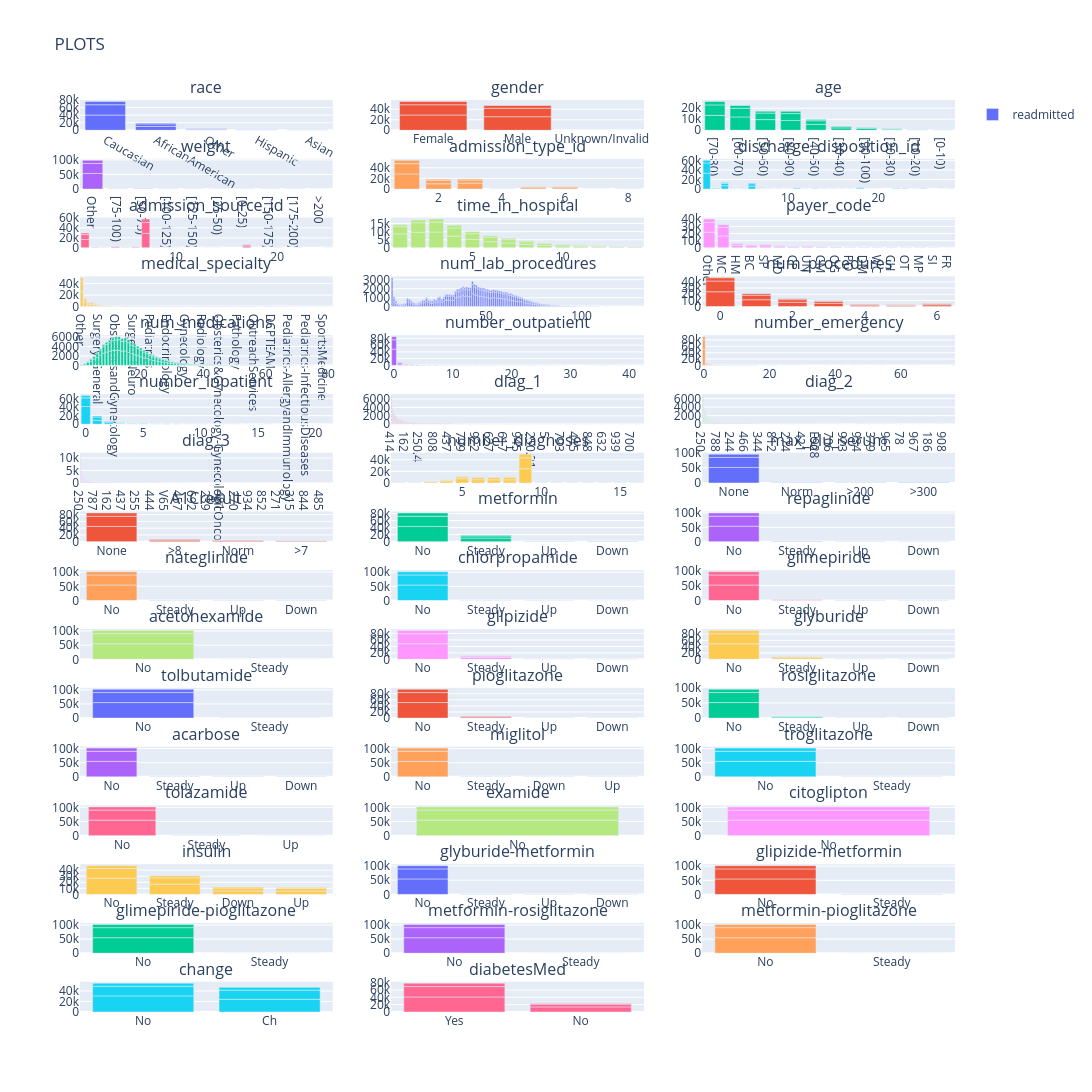

Source (notebook cell):
### Code cell
fig.update_layout(height=4000, width= 1200, title_text = "PLOTS")
fig.show()

### Figure 1 — Plotly figure (JSON) as saved in the notebook; plotly's stock layout.template omitted (floating-point values rounded to 4 significant figures; data arrays with more than 128 entries replaced by an {"elided": "..."} marker saying what was removed)
{"data": [{"alignmentgroup": "readmitted", "legendgroup": "readmitted", "name": "readmitted", "showlegend": true, "type": "bar", "x": ["Caucasian", "Caucasian", "AfricanAmerican", "Caucasian", "AfricanAmerican", "Other", "AfricanAmerican", "Hispanic", "Other", "Hispanic", "Asian", "Other", "Hispanic", "Asian", "Asian"], "xaxis": "x", "y": [40383, 27124, 10421, 8592, 6634, 2462, 2155, 1183, 984, 642, 415, 333, 212, 161, 65], "yaxis": "y"}, {"alignmentgroup": "readmitted", "legendgroup": "readmitted", "name": "readmitted", "showlegend": false, "type": "bar", "x": ["Female", "Male", "Female", "Male", "Female", "Male", "Unknown/Invalid"], "xaxis": "x2", "y": [29038, 25823, 19518, 16027, 6152, 5205, 3], "yaxis": "y2"}, {"alignmentgroup": "readmitted", "legendgroup": "readmitted", "name": "readmitted", "showlegend": false, "type": "bar", "x": ["[70-80)", "[60-70)", "[50-60)", "[70-80)", "[80-90)", "[60-70)", "[80-90)", "[50-60)", "[40-50)", "[40-50)", "[70-80)", "[60-70)", "[30-40)", "[80-90)", "[90-100)", "[50-60)", "[30-40)", "[40-50)", "[20-30)", "[90-100)", "[20-30)", "[10-20)", "[30-40)", "[90-100)", "[20-30)", "[10-20)", "[0-10)", "[10-20)", "[0-10)", "[0-10)"], "xaxis": "x3", "y": [13524, 12084, 9671, 9475, 8896, 7897, 6223, 5917, 5380, 3278, 3069, 2502, 2164, 2078, 1675, 1668, 1187, 1027, 911, 808, 510, 427, 424, 310, 236, 224, 132, 40, 26, 3], "yaxis": "y3"}, {"alignmentgroup": "readmitted", "legendgroup": "readmitted", "name": "readmitted", "showlegend": false, "type": "bar", "x": ["Other", "Other", "Other", "[75-100)", "[75-100)", "[50-75)", "[50-75)", "[100-125)", "[100-125)", "[75-100)", "[50-75)", "[125-150)", "[100-125)", "[125-150)", "[25-50)", "[25-50)", "[0-25)", "[150-175)", "[150-175)", "[125-150)", "[0-25)", "[25-50)", "[0-25)", "[175-200)", "[175-200)", "[150-175)", ">200", "[175-200)"], "xaxis": "x4", "y": [53534, 34035, 11000, 663, 520, 403, 389, 292, 266, 153, 105, 69, 67, 64, 47, 42, 31, 16, 16, 12, 9, 8, 8, 5, 5, 3, 3, 1], "yaxis": "y4"}, {"alignmentgroup": "readmitted", "legendgroup": "readmitted", "name": "readmitted", "showlegend": false, "type": "bar", "x": [1, 1, 3, 2, 2, 1, 3, 5, 6, 6, 2, 3, 5, 6, 5, 8, 8, 8, 7, 4, 4, 4], "xaxis": "x5", "y": [28460, 19309, 11162, 9962, 6452, 6221, 5746, 2569, 2474, 2231, 2066, 1961, 1721, 586, 495, 209, 84, 27, 21, 7, 2, 1], "yaxis": "y5"}, {"alignmentgroup": "readmitted", "legendgroup": "readmitted", "name": "readmitted", "showlegend": false, "type": "bar", "x": [1, 1, 3, 6, 1, 6, 3, 18, 3, 11, 6, 2, 18, 22, 2, 5, 22, 25, 22, 18, 4, 25, 5, 13, 2, 14, 7, 4, 5, 23, 7, 23, 4, 25, 7, 8, 28, 28, 8, 13, 28, 23, 15, 24, 14, 13, 15, 15, 24, 8, 9, 17, 9, 19, 24, 14, 16, 17, 16, 27, 10, 9, 10, 12, 20, 12, 27], "xaxis": "x6", "y": [33115, 21517, 6992, 5902, 5602, 5362, 4916, 2205, 2046, 1642, 1638, 1118, 1027, 922, 668, 587, 552, 521, 519, 459, 433, 376, 350, 344, 342, 341, 312, 278, 247, 238, 221, 144, 104, 92, 90, 55, 54, 51, 38, 36, 34, 30, 28, 25, 24, 19, 18, 17, 16, 15, 10, 9, 9, 8, 7, 7, 6, 5, 5, 4, 4, 2, 2, 2, 2, 1, 1], "yaxis": "y6"}, {"alignmentgroup": "readmitted", "legendgroup": "readmitted", "name": "readmitted", "showlegend": false, "type": "bar", "x": [7, 7, 1, 1, 7, 17, 1, 17, 4, 6, 17, 2, 4, 5, 6, 2, 4, 5, 6, 2, 5, 3, 9, 20, 20, 3, 3, 20, 9, 9, 8, 22, 10, 8, 22, 22, 8, 14, 11, 10, 25, 13], "xaxis": "x7", "y": [29107, 21667, 16795, 9640, 6720, 3617, 3130, 2458, 2206, 1654, 706, 683, 672, 518, 398, 310, 309, 236, 212, 111, 101, 100, 96, 81, 58, 58, 29, 22, 16, 13, 10, 7, 6, 4, 3, 2, 2, 2, 2, 2, 2, 1], "yaxis": "y7"}, {"alignmentgroup": "readmitted", "legendgroup": "readmitted", "name": "readmitted", "showlegend": false, "type": "bar", "x": [3, 2, 1, 4, 3, 2, 5, 4, 1, 6, 5, 7, 6, 8, 7, 3, 2, 4, 8, 9, 5, 10, 1, 9, 11, 6, 10, 7, 12, 11, 13, 8, 14, 12, 13, 9, 14, 10, 11, 12, 13, 14], "xaxis": "x8", "y": [9777, 9593, 8575, 7216, 6085, 5919, 5181, 5064, 4471, 3835, 3586, 2984, 2755, 2177, 2123, 1894, 1712, 1644, 1589, 1491, 1199, 1168, 1162, 1099, 961, 949, 838, 752, 737, 699, 640, 625, 529, 518, 421, 412, 378, 336, 195, 193, 149, 135], "yaxis": "y8"}, {"alignmentgroup": "readmitted", "legendgroup": "readmitted", "name": "readmitted", "showlegend": false, "type": "bar", "x": ["Other", "MC", "Other", "MC", "Other", "MC", "HM", "BC", "SP", "HM", "SP", "MD", "CP", "UN", "BC", "MD", "CM", "CP", "UN", "CM", "HM", "OG", "SP", "BC", "MD", "PO", "OG", "DM", "UN", "DM", "CP", "CM", "PO", "OG", "WC", "CH", "DM", "OT", "PO", "MP", "OT", "CH", "SI", "MP", "WC", "SI", "CH", "MP", "SI", "OT", "WC", "FR"], "xaxis": "x9", "y": [21801, 16647, 13828, 11982, 4627, 3810, 3310, 2928, 2628, 2320, 1869, 1857, 1538, 1525, 1301, 1259, 1078, 781, 696, 661, 644, 564, 510, 426, 416, 404, 333, 265, 227, 220, 214, 198, 144, 136, 106, 100, 64, 50, 44, 39, 38, 33, 31, 31, 24, 17, 13, 9, 7, 7, 5, 1], "yaxis": "y9"}, {"alignmentgroup": "readmitted", "legendgroup": "readmitted", "name": "readmitted", "showlegend": false, "type": "bar", "x": {"elided": "191 str values"}, "xaxis": "x10", "y": {"elided": "191 int values"}, "yaxis": "y10"}, {"alignmentgroup": "readmitted", "legendgroup": "readmitted", "name": "readmitted", "showlegend": false, "type": "bar", "x": {"elided": "332 int values"}, "xaxis": "x11", "y": {"elided": "332 int values"}, "yaxis": "y11"}, {"alignmentgroup": "readmitted", "legendgroup": "readmitted", "name": "readmitted", "showlegend": false, "type": "bar", "x": [0, 0, 1, 2, 1, 3, 0, 2, 3, 6, 1, 4, 5, 6, 2, 4, 3, 5, 6, 4, 5], "xaxis": "x12", "y": [24136, 17348, 11184, 7076, 7026, 5435, 5168, 4219, 2999, 2909, 2532, 2340, 1784, 1570, 1422, 1379, 1009, 1004, 475, 461, 290], "yaxis": "y12"}, {"alignmentgroup": "readmitted", "legendgroup": "readmitted", "name": "readmitted", "showlegend": false, "type": "bar", "x": {"elided": "210 int values"}, "xaxis": "x13", "y": {"elided": "210 int values"}, "yaxis": "y13"}, {"alignmentgroup": "readmitted", "legendgroup": "readmitted", "name": "readmitted", "showlegend": false, "type": "bar", "x": [0, 0, 0, 1, 1, 2, 2, 1, 3, 3, 2, 4, 4, 3, 5, 5, 4, 6, 6, 7, 5, 8, 7, 6, 8, 9, 10, 9, 7, 11, 10, 14, 12, 15, 13, 9, 11, 13, 12, 16, 16, 12, 13, 14, 11, 10, 14, 8, 22, 17, 20, 18, 21, 15, 17, 27, 20, 21, 24, 19, 33, 15, 34, 35, 35, 37, 36, 36, 29, 38, 39, 40, 29, 26, 28, 26, 18, 25, 25, 24, 23, 23, 22, 17, 19, 42], "xaxis": "x14", "y": [47912, 28039, 9076, 3714, 3643, 1666, 1434, 1190, 922, 869, 494, 480, 453, 251, 243, 227, 166, 154, 109, 83, 63, 53, 48, 40, 40, 38, 35, 32, 24, 24, 17, 17, 15, 14, 14, 13, 12, 11, 9, 8, 7, 6, 6, 6, 6, 5, 5, 5, 4, 4, 4, 4, 4, 4, 3, 3, 3, 3, 2, 2, 2, 2, 1, 1, 1, 1, 1, 1, 1, 1, 1, 1, 1, 1, 1, 1, 1, 1, 1, 1, 1, 1, 1, 1, 1, 1], "yaxis": "y14"}, {"alignmentgroup": "readmitted", "legendgroup": "readmitted", "name": "readmitted", "showlegend": false, "type": "bar", "x": [0, 0, 0, 1, 1, 1, 2, 2, 3, 2, 3, 4, 3, 4, 5, 4, 6, 5, 7, 5, 8, 10, 6, 7, 9, 8, 11, 6, 9, 10, 8, 13, 7, 12, 11, 13, 18, 11, 9, 22, 22, 25, 16, 20, 19, 19, 12, 12, 16, 15, 14, 16, 64, 63, 54, 46, 42, 37, 29, 28, 13, 24, 18, 21, 21, 20, 20, 14, 15, 76], "xaxis": "x15", "y": [50710, 30206, 9467, 3450, 3125, 1102, 997, 672, 374, 373, 204, 190, 147, 115, 107, 69, 57, 47, 47, 38, 25, 22, 22, 19, 18, 16, 15, 15, 12, 12, 9, 7, 7, 6, 5, 4, 4, 3, 3, 3, 3, 2, 2, 2, 2, 2, 2, 2, 2, 2, 2, 1, 1, 1, 1, 1, 1, 1, 1, 1, 1, 1, 1, 1, 1, 1, 1, 1, 1, 1], "yaxis": "y15"}, {"alignmentgroup": "readmitted", "legendgroup": "readmitted", "name": "readmitted", "showlegend": false, "type": "bar", "x": [0, 0, 1, 1, 0, 2, 2, 1, 3, 2, 3, 4, 3, 4, 5, 4, 5, 6, 6, 5, 7, 7, 6, 8, 8, 7, 9, 9, 11, 10, 10, 12, 11, 8, 12, 9, 13, 10, 15, 13, 14, 14, 12, 13, 16, 16, 16, 17, 18, 19, 19, 21], "xaxis": "x16", "y": [41596, 20328, 8831, 8167, 5706, 3594, 2653, 2523, 1686, 1319, 1033, 821, 692, 418, 395, 383, 255, 238, 166, 162, 122, 95, 76, 70, 67, 51, 51, 47, 33, 26, 26, 17, 16, 14, 13, 13, 10, 9, 9, 8, 6, 4, 4, 2, 2, 2, 2, 1, 1, 1, 1, 1], "yaxis": "y16"}, {"alignmentgroup": "readmitted", "legendgroup": "readmitted", "name": "readmitted", "showlegend": false, "type": "bar", "x": {"elided": "1695 str values"}, "xaxis": "x17", "y": {"elided": "1695 int values"}, "yaxis": "y17"}, {"alignmentgroup": "readmitted", "legendgroup": "readmitted", "name": "readmitted", "showlegend": false, "type": "bar", "x": {"elided": "1699 str values"}, "xaxis": "x18", "y": {"elided": "1699 int values"}, "yaxis": "y18"}, {"alignmentgroup": "readmitted", "legendgroup": "readmitted", "name": "readmitted", "showlegend": false, "type": "bar", "x": {"elided": "1804 str values"}, "xaxis": "x19", "y": {"elided": "1804 int values"}, "yaxis": "y19"}, {"alignmentgroup": "readmitted", "legendgroup": "readmitted", "name": "readmitted", "showlegend": false, "type": "bar", "x": [9, 9, 5, 9, 6, 8, 7, 8, 7, 4, 6, 5, 3, 4, 8, 7, 6, 5, 3, 2, 4, 2, 3, 1, 2, 1, 16, 16, 1, 10, 13, 13, 12, 10, 11, 15, 16, 11, 12, 13, 14, 14, 15, 11, 10, 15, 12, 14], "xaxis": "x20", "y": [24448, 18901, 7354, 6125, 5706, 5564, 5542, 3798, 3732, 3474, 3397, 2996, 1863, 1606, 1254, 1119, 1058, 1043, 763, 687, 457, 274, 209, 167, 62, 39, 27, 14, 13, 9, 7, 6, 5, 5, 5, 5, 4, 3, 3, 3, 3, 3, 3, 3, 3, 2, 1, 1], "yaxis": "y20"}, {"alignmentgroup": "readmitted", "legendgroup": "readmitted", "name": "readmitted", "showlegend": false, "type": "bar", "x": ["None", "None", "None", "Norm", "Norm", ">200", ">300", ">200", ">300", "Norm", ">200", ">300"], "xaxis": "x21", "y": [52115, 33609, 10696, 1417, 885, 770, 562, 530, 521, 295, 185, 181], "yaxis": "y21"}, {"alignmentgroup": "readmitted", "legendgroup": "readmitted", "name": "readmitted", "showlegend": false, "type": "bar", "x": ["None", "None", "None", ">8", "Norm", ">8", ">7", "Norm", ">7", ">8", "Norm", ">7"], "xaxis": "x22", "y": [45322, 29745, 9681, 4504, 2909, 2901, 2129, 1599, 1300, 811, 482, 383], "yaxis": "y22"}, {"alignmentgroup": "readmitted", "legendgroup": "readmitted", "name": "readmitted", "showlegend": false, "type": "bar", "x": ["No", "No", "Steady", "No", "Steady", "Steady", "Up", "Up", "Down", "Down", "Up", "Down"], "xaxis": "x23", "y": [43521, 28839, 10395, 9418, 6169, 1782, 632, 347, 316, 190, 88, 69], "yaxis": "y23"}, {"alignmentgroup": "readmitted", "legendgroup": "readmitted", "name": "readmitted", "showlegend": false, "type": "bar", "x": ["No", "No", "No", "Steady", "Steady", "Steady", "Up", "Up", "Down", "Up", "Down", "Down"], "xaxis": "x24", "y": [54170, 34905, 11152, 614, 588, 182, 57, 33, 23, 20, 19, 3], "yaxis": "y24"}, {"alignmentgroup": "readmitted", "legendgroup": "readmitted", "name": "readmitted", "showlegend": false, "type": "bar", "x": ["No", "No", "No", "Steady", "Steady", "Steady", "Up", "Up", "Down", "Down", "Down", "Up"], "xaxis": "x25", "y": [54503, 35283, 11277, 342, 248, 78, 13, 10, 6, 4, 1, 1], "yaxis": "y25"}, {"alignmentgroup": "readmitted", "legendgroup": "readmitted", "name": "readmitted", "showlegend": false, "type": "bar", "x": ["No", "No", "No", "Steady", "Steady", "Steady", "Up", "Down", "Up"], "xaxis": "x26", "y": [54817, 35511, 11352, 45, 29, 5, 5, 1, 1], "yaxis": "y26"}, {"alignmentgroup": "readmitted", "legendgroup": "readmitted", "name": "readmitted", "showlegend": false, "type": "bar", "x": ["No", "No", "No", "Steady", "Steady", "Steady", "Up", "Up", "Down", "Down", "Up", "Down"], "xaxis": "x27", "y": [52110, 33638, 10827, 2465, 1737, 468, 188, 102, 101, 68, 37, 25], "yaxis": "y27"}, {"alignmentgroup": "readmitted", "legendgroup": "readmitted", "name": "readmitted", "showlegend": false, "type": "bar", "x": ["No", "No", "No", "Steady"], "xaxis": "x28", "y": [54864, 35544, 11357, 1], "yaxis": "y28"}, {"alignmentgroup": "readmitted", "legendgroup": "readmitted", "name": "readmitted", "showlegend": false, "type": "bar", "x": ["No", "No", "No", "Steady", "Steady", "Steady", "Up", "Up", "Down", "Down", "Up", "Down"], "xaxis": "x29", "y": [48360, 30815, 9905, 5855, 4233, 1268, 385, 286, 264, 211, 99, 85], "yaxis": "y29"}, {"alignmentgroup": "readmitted", "legendgroup": "readmitted", "name": "readmitted", "showlegend": false, "type": "bar", "x": ["No", "No", "No", "Steady", "Steady", "Steady", "Up", "Down", "Up", "Down", "Up", "Down"], "xaxis": "x30", "y": [49064, 31827, 10225, 5058, 3221, 995, 453, 289, 274, 223, 85, 52], "yaxis": "y30"}, {"alignmentgroup": "readmitted", "legendgroup": "readmitted", "name": "readmitted", "showlegend": false, "type": "bar", "x": ["No", "No", "No", "Steady", "Steady", "Steady"], "xaxis": "x31", "y": [54849, 35538, 11356, 15, 7, 1], "yaxis": "y31"}, {"alignmentgroup": "readmitted", "legendgroup": "readmitted", "name": "readmitted", "showlegend": false, "type": "bar", "x": ["No", "No", "No", "Steady", "Steady", "Steady", "Up", "Up", "Down", "Down", "Up", "Down"], "xaxis": "x32", "y": [51067, 32788, 10583, 3629, 2620, 727, 113, 92, 55, 45, 29, 18], "yaxis": "y32"}, {"alignmentgroup": "readmitted", "legendgroup": "readmitted", "name": "readmitted", "showlegend": false, "type": "bar", "x": ["No", "No", "No", "Steady", "Steady", "Steady", "Up", "Down", "Up", "Down", "Up", "Down"], "xaxis": "x33", "y": [51573, 33136, 10692, 3124, 2335, 641, 107, 60, 52, 22, 19, 5], "yaxis": "y33"}, {"alignmentgroup": "readmitted", "legendgroup": "readmitted", "name": "readmitted", "showlegend": false, "type": "bar", "x": ["No", "No", "No", "Steady", "Steady", "Steady", "Up", "Up", "Up", "Down", "Down", "Down"], "xaxis": "x34", "y": [54739, 35390, 11329, 150, 120, 25, 4, 4, 2, 1, 1, 1], "yaxis": "y34"}, {"alignmentgroup": "readmitted", "legendgroup": "readmitted", "name": "readmitted", "showlegend": false, "type": "bar", "x": ["No", "No", "No", "Steady", "Steady", "Down", "Down", "Steady", "Up", "Up"], "xaxis": "x35", "y": [54850, 35525, 11353, 16, 13, 3, 2, 2, 1, 1], "yaxis": "y35"}, {"alignmentgroup": "readmitted", "legendgroup": "readmitted", "name": "readmitted", "showlegend": false, "type": "bar", "x": ["No", "No", "No", "Steady", "Steady"], "xaxis": "x36", "y": [54863, 35543, 11357, 2, 1], "yaxis": "y36"}, {"alignmentgroup": "readmitted", "legendgroup": "readmitted", "name": "readmitted", "showlegend": false, "type": "bar", "x": ["No", "No", "No", "Steady", "Steady", "Steady", "Up"], "xaxis": "x37", "y": [54838, 35535, 11354, 26, 9, 3, 1], "yaxis": "y37"}, {"alignmentgroup": "readmitted", "legendgroup": "readmitted", "name": "readmitted", "showlegend": false, "type": "bar", "x": ["No", "No", "No"], "xaxis": "x38", "y": [54864, 35545, 11357], "yaxis": "y38"}, {"alignmentgroup": "readmitted", "legendgroup": "readmitted", "name": "readmitted", "showlegend": false, "type": "bar", "x": ["No", "No", "No"], "xaxis": "x39", "y": [54864, 35545, 11357], "yaxis": "y39"}, {"alignmentgroup": "readmitted", "legendgroup": "readmitted", "name": "readmitted", "showlegend": false, "type": "bar", "x": ["No", "Steady", "No", "Steady", "Down", "Up", "No", "Down", "Up", "Steady", "Down", "Up"], "xaxis": "x40", "y": [26678, 16934, 15949, 10482, 5768, 5484, 4756, 4752, 4362, 3433, 1698, 1470], "yaxis": "y40"}, {"alignmentgroup": "readmitted", "legendgroup": "readmitted", "name": "readmitted", "showlegend": false, "type": "bar", "x": ["No", "No", "No", "Steady", "Steady", "Steady", "Up", "Down", "Down", "Up"], "xaxis": "x41", "y": [54494, 35287, 11279, 358, 257, 77, 7, 5, 1, 1], "yaxis": "y41"}, {"alignmentgroup": "readmitted", "legendgroup": "readmitted", "name": "readmitted", "showlegend": false, "type": "bar", "x": ["No", "No", "No", "Steady", "Steady", "Steady"], "xaxis": "x42", "y": [54859, 35538, 11356, 7, 5, 1], "yaxis": "y42"}, {"alignmentgroup": "readmitted", "legendgroup": "readmitted", "name": "readmitted", "showlegend": false, "type": "bar", "x": ["No", "No", "No", "Steady"], "xaxis": "x43", "y": [54864, 35544, 11357, 1], "yaxis": "y43"}, {"alignmentgroup": "readmitted", "legendgroup": "readmitted", "name": "readmitted", "showlegend": false, "type": "bar", "x": ["No", "No", "No", "Steady"], "xaxis": "x44", "y": [54862, 35545, 11357, 2], "yaxis": "y44"}, {"alignmentgroup": "readmitted", "legendgroup": "readmitted", "name": "readmitted", "showlegend": false, "type": "bar", "x": ["No", "No", "No", "Steady"], "xaxis": "x45", "y": [54863, 35545, 11357, 1], "yaxis": "y45"}, {"alignmentgroup": "readmitted", "legendgroup": "readmitted", "name": "readmitted", "showlegend": false, "type": "bar", "x": ["No", "Ch", "No", "Ch", "No", "Ch"], "xaxis": "x46", "y": [30683, 24181, 18273, 17272, 5799, 5558], "yaxis": "y46"}, {"alignmentgroup": "readmitted", "legendgroup": "readmitted", "name": "readmitted", "showlegend": false, "type": "bar", "x": ["Yes", "Yes", "No", "Yes", "No", "No"], "xaxis": "x47", "y": [40934, 28318, 13930, 9111, 7227, 2246], "yaxis": "y47"}], "layout": {"annotations": [{"font": {"size": 16}, "showarrow": false, "text": "race", "x": 0.1444, "xanchor": "center", "xref": "paper", "y": 1, "yanchor": "bottom", "yref": "paper"}, {"font": {"size": 16}, "showarrow": false, "text": "gender", "x": 0.5, "xanchor": "center", "xref": "paper", "y": 1, "yanchor": "bottom", "yref": "paper"}, {"font": {"size": 16}, "showarrow": false, "text": "age", "x": 0.8556, "xanchor": "center", "xref": "paper", "y": 1, "yanchor": "bottom", "yref": "paper"}, {"font": {"size": 16}, "showarrow": false, "text": "weight", "x": 0.1444, "xanchor": "center", "xref": "paper", "y": 0.9355, "yanchor": "bottom", "yref": "paper"}, {"font": {"size": 16}, "showarrow": false, "text": "admission_type_id", "x": 0.5, "xanchor": "center", "xref": "paper", "y": 0.9355, "yanchor": "bottom", "yref": "paper"}, {"font": {"size": 16}, "showarrow": false, "text": "discharge_disposition_id", "x": 0.8556, "xanchor": "center", "xref": "paper", "y": 0.9355, "yanchor": "bottom", "yref": "paper"}, {"font": {"size": 16}, "showarrow": false, "text": "admission_source_id", "x": 0.1444, "xanchor": "center", "xref": "paper", "y": 0.8711, "yanchor": "bottom", "yref": "paper"}, {"font": {"size": 16}, "showarrow": false, "text": "time_in_hospital", "x": 0.5, "xanchor": "center", "xref": "paper", "y": 0.8711, "yanchor": "bottom", "yref": "paper"}, {"font": {"size": 16}, "showarrow": false, "text": "payer_code", "x": 0.8556, "xanchor": "center", "xref": "paper", "y": 0.8711, "yanchor": "bottom", "yref": "paper"}, {"font": {"size": 16}, "showarrow": false, "text": "medical_specialty", "x": 0.1444, "xanchor": "center", "xref": "paper", "y": 0.8066, "yanchor": "bottom", "yref": "paper"}, {"font": {"size": 16}, "showarrow": false, "text": "num_lab_procedures", "x": 0.5, "xanchor": "center", "xref": "paper", "y": 0.8066, "yanchor": "bottom", "yref": "paper"}, {"font": {"size": 16}, "showarrow": false, "text": "num_procedures", "x": 0.8556, "xanchor": "center", "xref": "paper", "y": 0.8066, "yanchor": "bottom", "yref": "paper"}, {"font": {"size": 16}, "showarrow": false, "text": "num_medications", "x": 0.1444, "xanchor": "center", "xref": "paper", "y": 0.7422, "yanchor": "bottom", "yref": "paper"}, {"font": {"size": 16}, "showarrow": false, "text": "number_outpatient", "x": 0.5, "xanchor": "center", "xref": "paper", "y": 0.7422, "yanchor": "bottom", "yref": "paper"}, {"font": {"size": 16}, "showarrow": false, "text": "number_emergency", "x": 0.8556, "xanchor": "center", "xref": "paper", "y": 0.7422, "yanchor": "bottom", "yref": "paper"}, {"font": {"size": 16}, "showarrow": false, "text": "number_inpatient", "x": 0.1444, "xanchor": "center", "xref": "paper", "y": 0.6777, "yanchor": "bottom", "yref": "paper"}, {"font": {"size": 16}, "showarrow": false, "text": "diag_1", "x": 0.5, "xanchor": "center", "xref": "paper", "y": 0.6777, "yanchor": "bottom", "yref": "paper"}, {"font": {"size": 16}, "showarrow": false, "text": "diag_2", "x": 0.8556, "xanchor": "center", "xref": "paper", "y": 0.6777, "yanchor": "bottom", "yref": "paper"}, {"font": {"size": 16}, "showarrow": false, "text": "diag_3", "x": 0.1444, "xanchor": "center", "xref": "paper", "y": 0.6133, "yanchor": "bottom", "yref": "paper"}, {"font": {"size": 16}, "showarrow": false, "text": "number_diagnoses", "x": 0.5, "xanchor": "center", "xref": "paper", "y": 0.6133, "yanchor": "bottom", "yref": "paper"}, {"font": {"size": 16}, "showarrow": false, "text": "max_glu_serum", "x": 0.8556, "xanchor": "center", "xref": "paper", "y": 0.6133, "yanchor": "bottom", "yref": "paper"}, {"font": {"size": 16}, "showarrow": false, "text": "A1Cresult", "x": 0.1444, "xanchor": "center", "xref": "paper", "y": 0.5488, "yanchor": "bottom", "yref": "paper"}, {"font": {"size": 16}, "showarrow": false, "text": "metformin", "x": 0.5, "xanchor": "center", "xref": "paper", "y": 0.5488, "yanchor": "bottom", "yref": "paper"}, {"font": {"size": 16}, "showarrow": false, "text": "repaglinide", "x": 0.8556, "xanchor": "center", "xref": "paper", "y": 0.5488, "yanchor": "bottom", "yref": "paper"}, {"font": {"size": 16}, "showarrow": false, "text": "nateglinide", "x": 0.1444, "xanchor": "center", "xref": "paper", "y": 0.4844, "yanchor": "bottom", "yref": "paper"}, {"font": {"size": 16}, "showarrow": false, "text": "chlorpropamide", "x": 0.5, "xanchor": "center", "xref": "paper", "y": 0.4844, "yanchor": "bottom", "yref": "paper"}, {"font": {"size": 16}, "showarrow": false, "text": "glimepiride", "x": 0.8556, "xanchor": "center", "xref": "paper", "y": 0.4844, "yanchor": "bottom", "yref": "paper"}, {"font": {"size": 16}, "showarrow": false, "text": "acetohexamide", "x": 0.1444, "xanchor": "center", "xref": "paper", "y": 0.4199, "yanchor": "bottom", "yref": "paper"}, {"font": {"size": 16}, "showarrow": false, "text": "glipizide", "x": 0.5, "xanchor": "center", "xref": "paper", "y": 0.4199, "yanchor": "bottom", "yref": "paper"}, {"font": {"size": 16}, "showarrow": false, "text": "glyburide", "x": 0.8556, "xanchor": "center", "xref": "paper", "y": 0.4199, "yanchor": "bottom", "yref": "paper"}, {"font": {"size": 16}, "showarrow": false, "text": "tolbutamide", "x": 0.1444, "xanchor": "center", "xref": "paper", "y": 0.3555, "yanchor": "bottom", "yref": "paper"}, {"font": {"size": 16}, "showarrow": false, "text": "pioglitazone", "x": 0.5, "xanchor": "center", "xref": "paper", "y": 0.3555, "yanchor": "bottom", "yref": "paper"}, {"font": {"size": 16}, "showarrow": false, "text": "rosiglitazone", "x": 0.8556, "xanchor": "center", "xref": "paper", "y": 0.3555, "yanchor": "bottom", "yref": "paper"}, {"font": {"size": 16}, "showarrow": false, "text": "acarbose", "x": 0.1444, "xanchor": "center", "xref": "paper", "y": 0.291, "yanchor": "bottom", "yref": "paper"}, {"font": {"size": 16}, "showarrow": false, "text": "miglitol", "x": 0.5, "xanchor": "center", "xref": "paper", "y": 0.291, "yanchor": "bottom", "yref": "paper"}, {"font": {"size": 16}, "showarrow": false, "text": "troglitazone", "x": 0.8556, "xanchor": "center", "xref": "paper", "y": 0.291, "yanchor": "bottom", "yref": "paper"}, {"font": {"size": 16}, "showarrow": false, "text": "tolazamide", "x": 0.1444, "xanchor": "center", "xref": "paper", "y": 0.2266, "yanchor": "bottom", "yref": "paper"}, {"font": {"size": 16}, "showarrow": false, "text": "examide", "x": 0.5, "xanchor": "center", "xref": "paper", "y": 0.2266, "yanchor": "bottom", "yref": "paper"}, {"font": {"size": 16}, "showarrow": false, "text": "citoglipton", "x": 0.8556, "xanchor": "center", "xref": "paper", "y": 0.2266, "yanchor": "bottom", "yref": "paper"}, {"font": {"size": 16}, "showarrow": false, "text": "insulin", "x": 0.1444, "xanchor": "center", "xref": "paper", "y": 0.1621, "yanchor": "bottom", "yref": "paper"}, {"font": {"size": 16}, "showarrow": false, "text": "glyburide-metformin", "x": 0.5, "xanchor": "center", "xref": "paper", "y": 0.1621, "yanchor": "bottom", "yref": "paper"}, {"font": {"size": 16}, "showarrow": false, "text": "glipizide-metformin", "x": 0.8556, "xanchor": "center", "xref": "paper", "y": 0.1621, "yanchor": "bottom", "yref": "paper"}, {"font": {"size": 16}, "showarrow": false, "text": "glimepiride-pioglitazone", "x": 0.1444, "xanchor": "center", "xref": "paper", "y": 0.09766, "yanchor": "bottom", "yref": "paper"}, {"font": {"size": 16}, "showarrow": false, "text": "metformin-rosiglitazone", "x": 0.5, "xanchor": "center", "xref": "paper", "y": 0.09766, "yanchor": "bottom", "yref": "paper"}, {"font": {"size": 16}, "showarrow": false, "text": "metformin-pioglitazone", "x": 0.8556, "xanchor": "center", "xref": "paper", "y": 0.09766, "yanchor": "bottom", "yref": "paper"}, {"font": {"size": 16}, "showarrow": false, "text": "change", "x": 0.1444, "xanchor": "center", "xref": "paper", "y": 0.0332, "yanchor": "bottom", "yref": "paper"}, {"font": {"size": 16}, "showarrow": false, "text": "diabetesMed", "x": 0.5, "xanchor": "center", "xref": "paper", "y": 0.0332, "yanchor": "bottom", "yref": "paper"}], "height": 4000, "title": {"text": "PLOTS"}, "width": 1200, "xaxis": {"anchor": "y", "domain": [0, 0.2889]}, "xaxis10": {"anchor": "y10", "domain": [0, 0.2889]}, "xaxis11": {"anchor": "y11", "domain": [0.3556, 0.6444]}, "xaxis12": {"anchor": "y12", "domain": [0.7111, 1]}, "xaxis13": {"anchor": "y13", "domain": [0, 0.2889]}, "xaxis14": {"anchor": "y14", "domain": [0.3556, 0.6444]}, "xaxis15": {"anchor": "y15", "domain": [0.7111, 1]}, "xaxis16": {"anchor": "y16", "domain": [0, 0.2889]}, "xaxis17": {"anchor": "y17", "domain": [0.3556, 0.6444]}, "xaxis18": {"anchor": "y18", "domain": [0.7111, 1]}, "xaxis19": {"anchor": "y19", "domain": [0, 0.2889]}, "xaxis2": {"anchor": "y2", "domain": [0.3556, 0.6444]}, "xaxis20": {"anchor": "y20", "domain": [0.3556, 0.6444]}, "xaxis21": {"anchor": "y21", "domain": [0.7111, 1]}, "xaxis22": {"anchor": "y22", "domain": [0, 0.2889]}, "xaxis23": {"anchor": "y23", "domain": [0.3556, 0.6444]}, "xaxis24": {"anchor": "y24", "domain": [0.7111, 1]}, "xaxis25": {"anchor": "y25", "domain": [0, 0.2889]}, "xaxis26": {"anchor": "y26", "domain": [0.3556, 0.6444]}, "xaxis27": {"anchor": "y27", "domain": [0.7111, 1]}, "xaxis28": {"anchor": "y28", "domain": [0, 0.2889]}, "xaxis29": {"anchor": "y29", "domain": [0.3556, 0.6444]}, "xaxis3": {"anchor": "y3", "domain": [0.7111, 1]}, "xaxis30": {"anchor": "y30", "domain": [0.7111, 1]}, "xaxis31": {"anchor": "y31", "domain": [0, 0.2889]}, "xaxis32": {"anchor": "y32", "domain": [0.3556, 0.6444]}, "xaxis33": {"anchor": "y33", "domain": [0.7111, 1]}, "xaxis34": {"anchor": "y34", "domain": [0, 0.2889]}, "xaxis35": {"anchor": "y35", "domain": [0.3556, 0.6444]}, "xaxis36": {"anchor": "y36", "domain": [0.7111, 1]}, "xaxis37": {"anchor": "y37", "domain": [0, 0.2889]}, "xaxis38": {"anchor": "y38", "domain": [0.3556, 0.6444]}, "xaxis39": {"anchor": "y39", "domain": [0.7111, 1]}, "xaxis4": {"anchor": "y4", "domain": [0, 0.2889]}, "xaxis40": {"anchor": "y40", "domain": [0, 0.2889]}, "xaxis41": {"anchor": "y41", "domain": [0.3556, 0.6444]}, "xaxis42": {"anchor": "y42", "domain": [0.7111, 1]}, "xaxis43": {"anchor": "y43", "domain": [0, 0.2889]}, "xaxis44": {"anchor": "y44", "domain": [0.3556, 0.6444]}, "xaxis45": {"anchor": "y45", "domain": [0.7111, 1]}, "xaxis46": {"anchor": "y46", "domain": [0, 0.2889]}, "xaxis47": {"anchor": "y47", "domain": [0.3556, 0.6444]}, "xaxis48": {"anchor": "y48", "domain": [0.7111, 1]}, "xaxis5": {"anchor": "y5", "domain": [0.3556, 0.6444]}, "xaxis6": {"anchor": "y6", "domain": [0.7111, 1]}, "xaxis7": {"anchor": "y7", "domain": [0, 0.2889]}, "xaxis8": {"anchor": "y8", "domain": [0.3556, 0.6444]}, "xaxis9": {"anchor": "y9", "domain": [0.7111, 1]}, "yaxis": {"anchor": "x", "domain": [0.9668, 1]}, "yaxis10": {"anchor": "x10", "domain": [0.7734, 0.8066]}, "yaxis11": {"anchor": "x11", "domain": [0.7734, 0.8066]}, "yaxis12": {"anchor": "x12", "domain": [0.7734, 0.8066]}, "yaxis13": {"anchor": "x13", "domain": [0.709, 0.7422]}, "yaxis14": {"anchor": "x14", "domain": [0.709, 0.7422]}, "yaxis15": {"anchor": "x15", "domain": [0.709, 0.7422]}, "yaxis16": {"anchor": "x16", "domain": [0.6445, 0.6777]}, "yaxis17": {"anchor": "x17", "domain": [0.6445, 0.6777]}, "yaxis18": {"anchor": "x18", "domain": [0.6445, 0.6777]}, "yaxis19": {"anchor": "x19", "domain": [0.5801, 0.6133]}, "yaxis2": {"anchor": "x2", "domain": [0.9668, 1]}, "yaxis20": {"anchor": "x20", "domain": [0.5801, 0.6133]}, "yaxis21": {"anchor": "x21", "domain": [0.5801, 0.6133]}, "yaxis22": {"anchor": "x22", "domain": [0.5156, 0.5488]}, "yaxis23": {"anchor": "x23", "domain": [0.5156, 0.5488]}, "yaxis24": {"anchor": "x24", "domain": [0.5156, 0.5488]}, "yaxis25": {"anchor": "x25", "domain": [0.4512, 0.4844]}, "yaxis26": {"anchor": "x26", "domain": [0.4512, 0.4844]}, "yaxis27": {"anchor": "x27", "domain": [0.4512, 0.4844]}, "yaxis28": {"anchor": "x28", "domain": [0.3867, 0.4199]}, "yaxis29": {"anchor": "x29", "domain": [0.3867, 0.4199]}, "yaxis3": {"anchor": "x3", "domain": [0.9668, 1]}, "yaxis30": {"anchor": "x30", "domain": [0.3867, 0.4199]}, "yaxis31": {"anchor": "x31", "domain": [0.3223, 0.3555]}, "yaxis32": {"anchor": "x32", "domain": [0.3223, 0.3555]}, "yaxis33": {"anchor": "x33", "domain": [0.3223, 0.3555]}, "yaxis34": {"anchor": "x34", "domain": [0.2578, 0.291]}, "yaxis35": {"anchor": "x35", "domain": [0.2578, 0.291]}, "yaxis36": {"anchor": "x36", "domain": [0.2578, 0.291]}, "yaxis37": {"anchor": "x37", "domain": [0.1934, 0.2266]}, "yaxis38": {"anchor": "x38", "domain": [0.1934, 0.2266]}, "yaxis39": {"anchor": "x39", "domain": [0.1934, 0.2266]}, "yaxis4": {"anchor": "x4", "domain": [0.9023, 0.9355]}, "yaxis40": {"anchor": "x40", "domain": [0.1289, 0.1621]}, "yaxis41": {"anchor": "x41", "domain": [0.1289, 0.1621]}, "yaxis42": {"anchor": "x42", "domain": [0.1289, 0.1621]}, "yaxis43": {"anchor": "x43", "domain": [0.06445, 0.09766]}, "yaxis44": {"anchor": "x44", "domain": [0.06445, 0.09766]}, "yaxis45": {"anchor": "x45", "domain": [0.06445, 0.09766]}, "yaxis46": {"anchor": "x46", "domain": [0, 0.0332]}, "yaxis47": {"anchor": "x47", "domain": [0, 0.0332]}, "yaxis48": {"anchor": "x48", "domain": [0, 0.0332]}, "yaxis5": {"anchor": "x5", "domain": [0.9023, 0.9355]}, "yaxis6": {"anchor": "x6", "domain": [0.9023, 0.9355]}, "yaxis7": {"anchor": "x7", "domain": [0.8379, 0.8711]}, "yaxis8": {"anchor": "x8", "domain": [0.8379, 0.8711]}, "yaxis9": {"anchor": "x9", "domain": [0.8379, 0.8711]}}}
